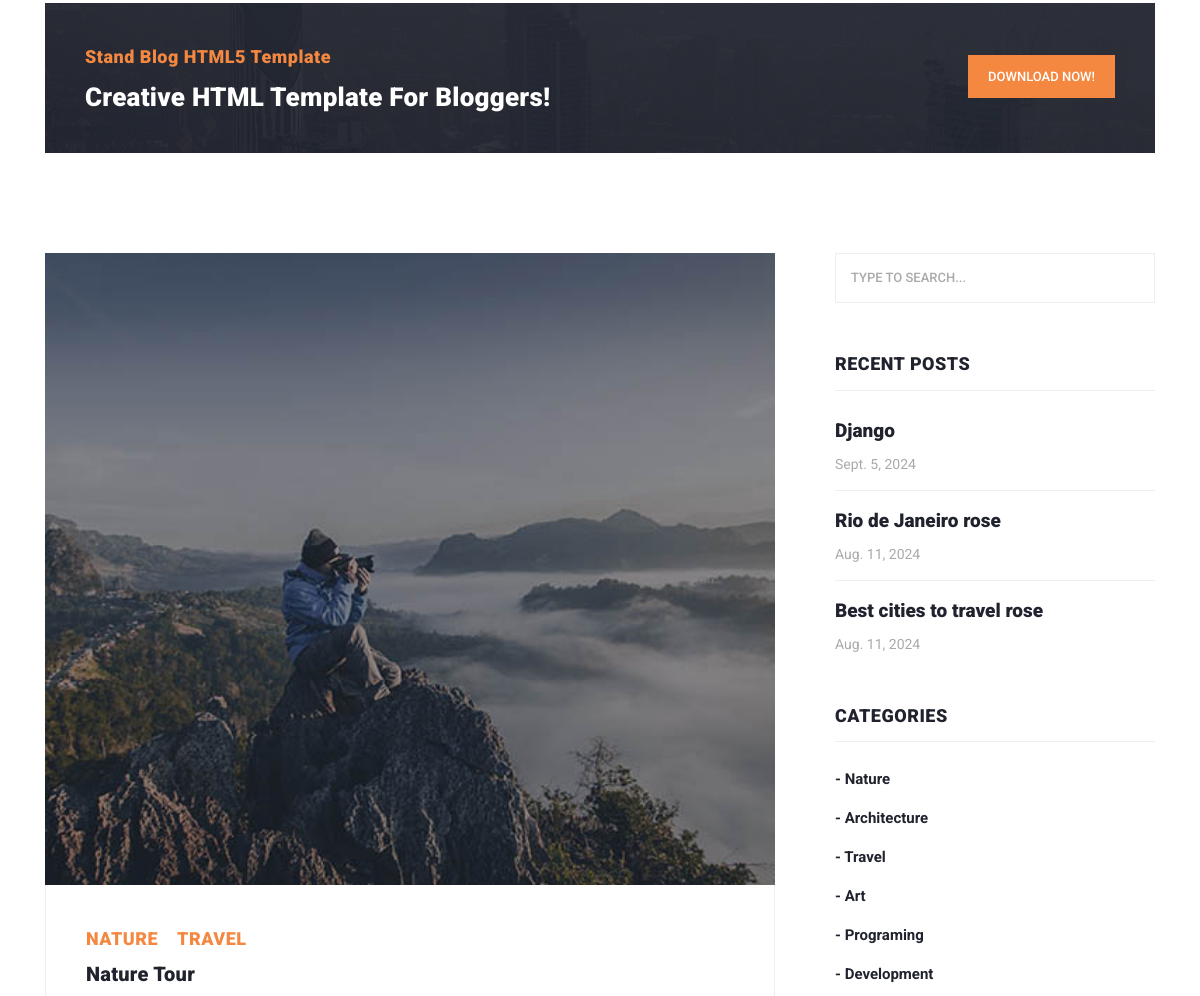
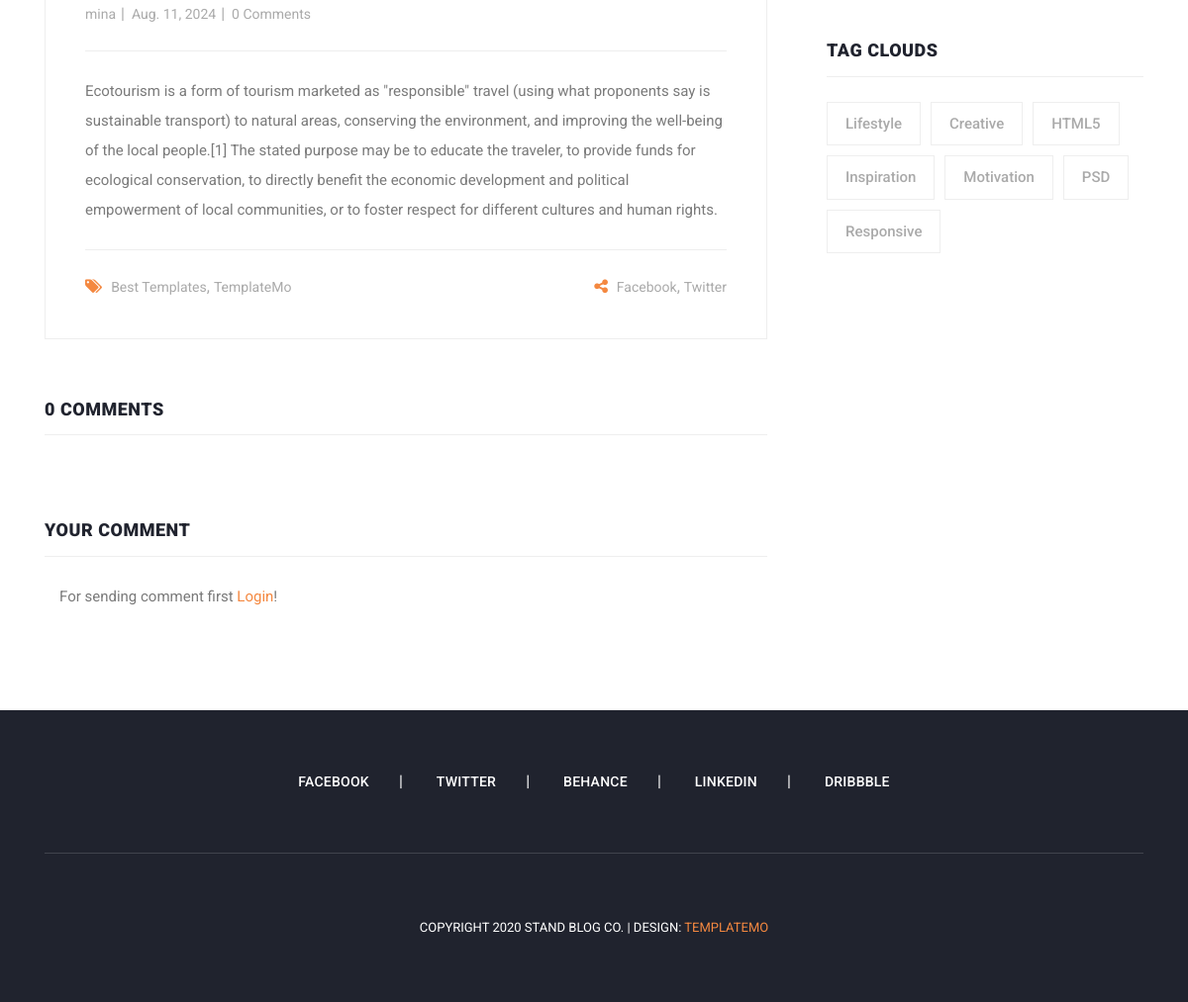
The page /posts/3/ (lower part) on the database as committed earlier (2 pictures, top to bottom).
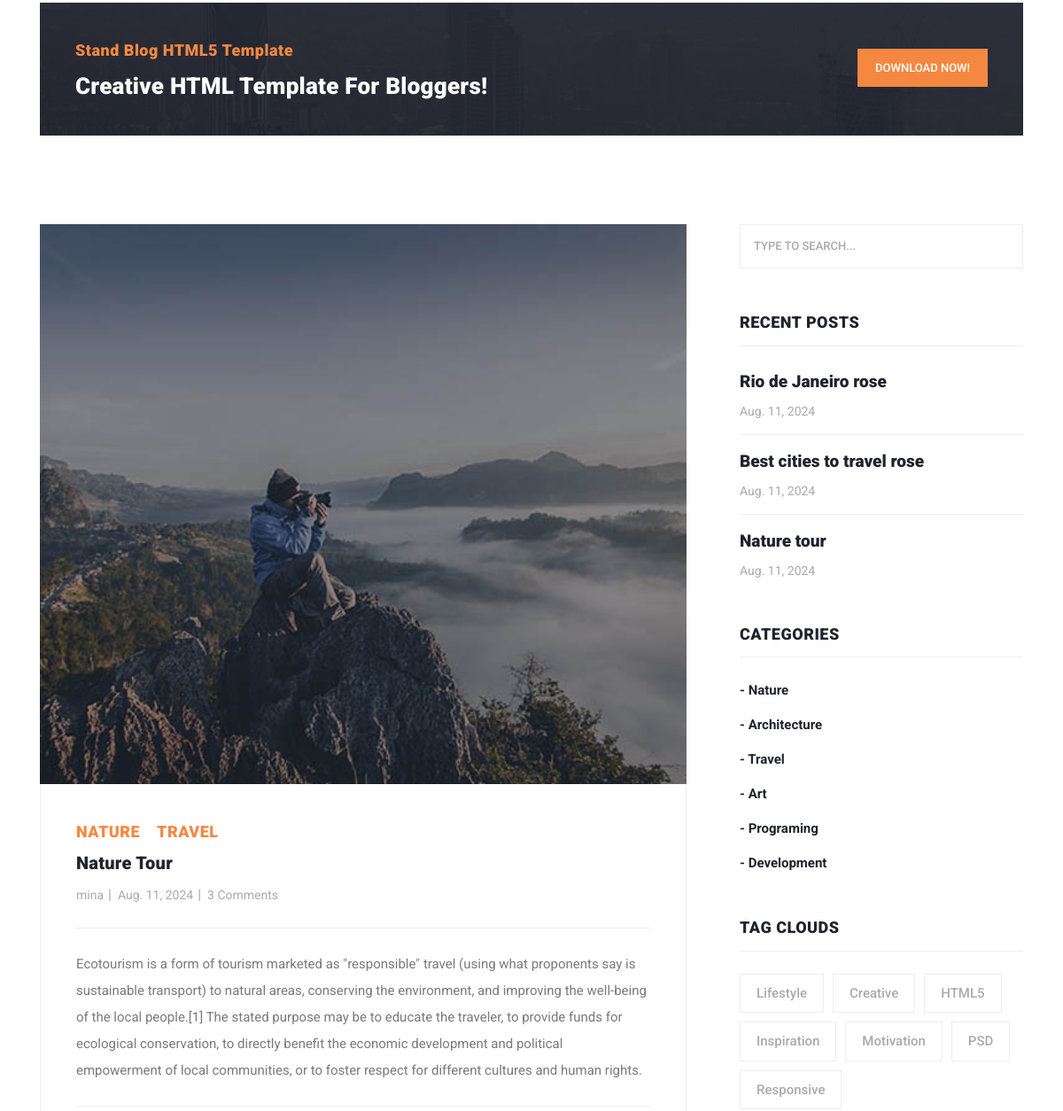
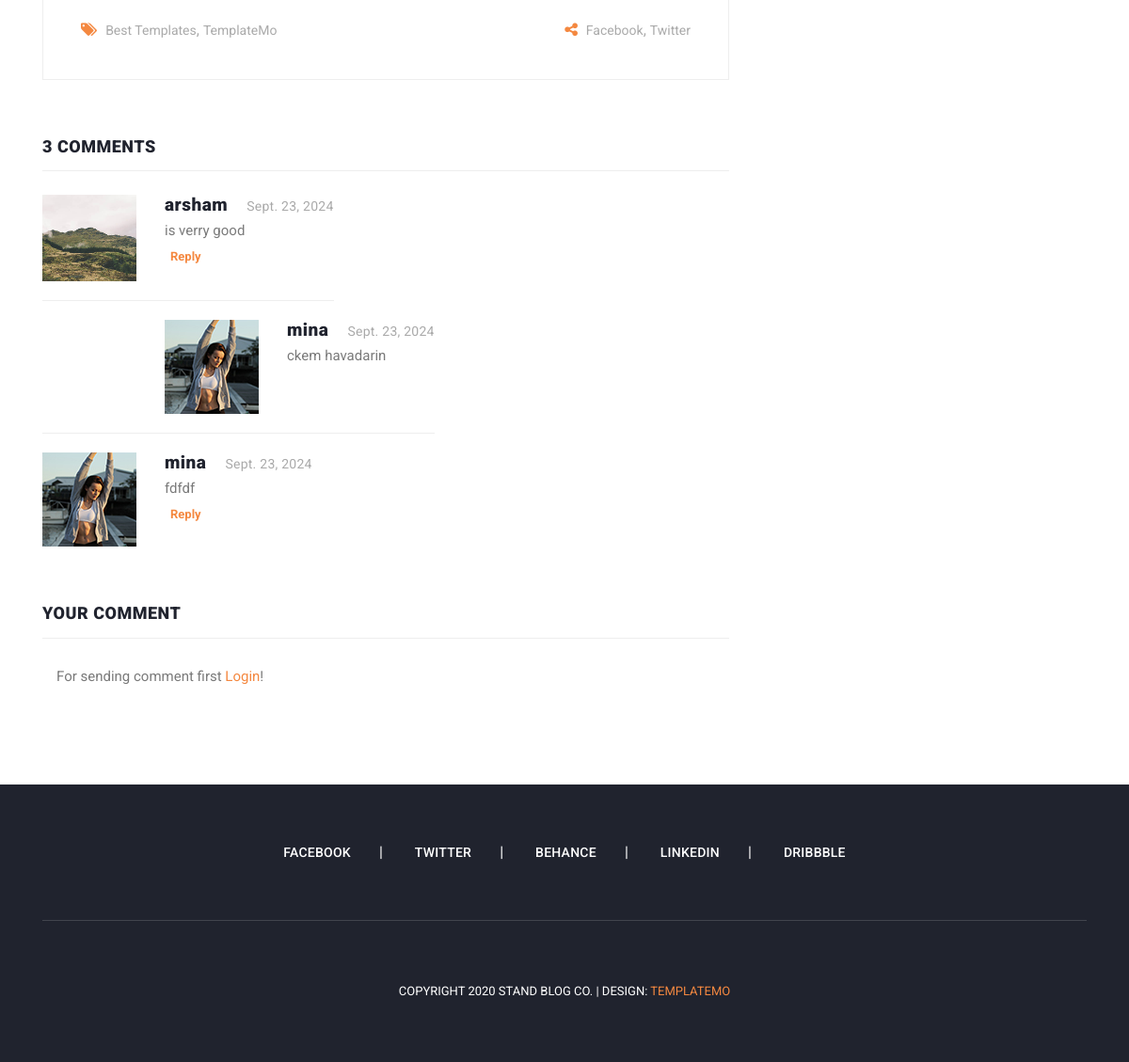
The same page on the database as committed later (2 pictures, top to bottom).
### blog_app/models.py (models this page shows, shortened)
class Post(models.Model):
    author = models.ForeignKey(User, on_delete=models.CASCADE)
    title = models.CharField(max_length=100, unique_for_date='pub_date')
    category = models.ManyToManyField(Category)
    body = models.TextField()
    image = models.ImageField(upload_to='img/post')
    published = models.BooleanField(default=True)
    created = models.DateField(auto_now_add=True)
    updated = models.DateField(auto_now=True)
    pub_date = models.DateField(default=timezone.now())
    objects = ModelManager()
    class Meta:
        ordering = ('created',)
    def get_absolute_url(self):
        return reverse('blog:post_details', kwargs={'pk': self.pk})

class Category(models.Model):
    title = models.CharField(max_length=100)
    created = models.TimeField(auto_now_add=True)
    def __str__(self):
        return self.title

class Comment(models.Model):
    post = models.ForeignKey(Post, on_delete=models.CASCADE, related_name='comments')
    user = models.ForeignKey(User, on_delete=models.CASCADE, related_name='comments')
    parent = models.ForeignKey('self', blank=True, null=True, on_delete=models.CASCADE, related_name='replies')
    body = models.TextField()
    created = models.DateField(auto_now_add=True)

### account_app/models.py (models this page shows, shortened)
class Profile(models.Model):
    user = models.OneToOneField(User, on_delete=models.CASCADE, related_name='profile')
    national_code = models.CharField(max_length=10, null=True, blank=True)
    image = models.ImageField(upload_to='profile/img', blank=True, null=True)

### blog_app/views.py (the view)
# urls.py: path('posts/<int:pk>/', views.post_details, name='post_details'),
def post_details(request, pk):
    post = get_object_or_404(Post, pk=pk)
    if request.method == 'POST':
        parent_id = request.POST.get('parent_id')
        body = request.POST.get('body')
        Comment.objects.create(post=post, user=request.user, body=body, parent_id=parent_id)
    return render(request, 'blog_app/post_details.html', {'post': post})

### blog_app/templates/blog_app/post_details.html (shortened to what this page needs)
{% extends 'base.html' %}
{% load static %}
{% block content %}
    <section class="call-to-action">
        <div class="container">
            <div class="row">
                <div class="col-lg-12">
                    <div class="main-content">
                        <div class="row">
                            <div class="col-lg-8">
                                <span>Stand Blog HTML5 Template</span>
                                <h4>Creative HTML Template For Bloggers!</h4>
                            </div>
                            <div class="col-lg-4">
                                <div class="main-button">
                                    <a rel="nofollow" href="https://templatemo.com/tm-551-stand-blog" target="_parent">Download
                                        Now!</a>
                                </div>
                            </div>
                        </div>
                    </div>
                </div>
            </div>
        </div>
    </section>
    <section class="blog-posts grid-system">
        <div class="container">
            <div class="row">
                <div class="col-lg-8">
                    <div class="all-blog-posts">
                        <div class="row">
                            <div class="col-lg-12">
                                <div class="blog-post">
                                    <div class="blog-thumb">
                                        <img src="{{ post.image.url }}" alt="">
                                    </div>
                                    <div class="down-content">
                                        {% for cat in post.category.all %}
                                            <span style="margin-right: 15px">{{ cat }}</span>
                                        {% endfor %}
                                        <a href="post-details.html"><h4>{{ post.title }}</h4></a>
                                        <ul class="post-info">
                                            <li><a href="#">{{ post.author }}</a></li>
                                            <li><a href="#">{{ post.created }}</a></li>
                                            <li><a href="#">{{ post.comments.count }} Comments</a></li>
                                        </ul>
                                        <p>{{ post.body }}</p>
                                        <div class="post-options">
                                            <div class="row">
                                                <div class="col-6">
                                                    <ul class="post-tags">
                                                        <li><i class="fa fa-tags"></i></li>
                                                        <li><a href="#">Best Templates</a>,</li>
                                                        <li><a href="#">TemplateMo</a></li>
                                                    </ul>
                                                </div>
                                                <div class="col-6">
                                                    <ul class="post-share">
                                                        <li><i class="fa fa-share-alt"></i></li>
                                                        <li><a href="#">Facebook</a>,</li>
                                                        <li><a href="#"> Twitter</a></li>
                                                    </ul>
                                                </div>
                                            </div>
                                        </div>
                                    </div>
                                </div>
                            </div>
                            <div class="col-lg-12">
                                <div class="sidebar-item comments">
                                    <div class="sidebar-heading">
                                        <h2>{{ post.comments.count }} comments</h2>
                                    </div>
                                    <div class="content">
                                        <ul>
                                            {% for comment in post.comments.all %}
                                                {% if comment.parent == None %}
                                                    <li style="display: table">
                                                        <div class="author-thumb">
                                                            {% if comment.user.profile.image %}
                                                                <img src="{{ comment.user.profile.image.url }}"
                                                                     alt="profile_img">
                                                            {% else %}
                                                                <img src="{% static 'icon/profile.png' %}"
                                                                     alt="profile_img">
                                                            {% endif %}
                                                        </div>
                                                        <div class="right-content">
                                                            <h4>{{ comment.user.username }}<span>{{ comment.created }}</span>
                                                            </h4>
                                                            <p>{{ comment.body }}</p>
                                                            <button onclick="is_reply({{ comment.id }})"
                                                                    style=" font-weight: bold ; font-size: 13px;  background: transparent; border: none; color: #f48840">
                                                                Reply
                                                            </button>
                                                        </div>
                                                    </li>
                                                    {% for reply in comment.replies.all %}
                                                        <li class="replied" style="display: table">
                                                            <div class="author-thumb">
                                                                {% if reply.user.profile.image %}
                                                                    <img src="{{ reply.user.profile.image.url }}"
                                                                         alt="profile_img">
                                                                {% else %}
                                                                    <img src="{% static 'icon/profile.png' %}"
                                                                         alt="profile_img">
                                                                {% endif %}
                                                            </div>
                                                            <div class="right-content">
                                                                <h4>{{ reply.user.username }}<span>{{ reply.created }}</span>
                                                                </h4>
                                                                <p>{{ reply.body }}</p>
                                                            </div>
                                                        </li>
                                                    {% endfor %}
                                                {% endif %}
                                            {% endfor %}
                                        </ul>
                                    </div>
                                </div>
                            </div>
                            <div class="col-lg-12">
                                <div class="sidebar-item submit-comment">
                                    <div class="sidebar-heading">
                                        <h2>Your comment</h2>
                                    </div>
                                    <div class="content">
                                        {% if request.user.is_authenticated %}
                                            <form id="comment" action="" method="post">
                                                {% csrf_token %}
                                                <div class="row">
                                                    <input type="hidden" id="parent_id" name="parent_id">
                                                    <div class="col-lg-12">
                                                        <fieldset>
                                                        <textarea name="body" rows="6" id="body"
                                                                  placeholder="Type your comment"
                                                                  required=""></textarea>
                                                        </fieldset>
                                                    </div>
                                                    <div class="col-lg-12">
                                                        <fieldset>
                                                            <button type="submit" id="form-submit" class="main-button">
                                                                Submit
                                                            </button>
                                                        </fieldset>
                                                    </div>
                                                </div>
                                            </form>
                                        {% else %}
                                            <div class="col-lg-12">
                                                <fieldset>
                                                    <P>For sending comment first <a href="{% url 'account_app:login' %}"
                                                                                    style="color: #f48840">Login</a>!
                                                    </P>
                                                </fieldset>
                                            </div>
                                        {% endif %}
                                    </div>
                                </div>
                            </div>
                        </div>
                    </div>
                </div>
                {% include 'includes/sidebar.html' %}
            </div>
        </div>
    </section>
{% endblock %}

### templates/includes/sidebar.html
<div class="col-lg-4">
    <div class="sidebar">
        <div class="row">
            <div class="col-lg-12">
                <div class="sidebar-item search">
                    <form id="search_form" name="gs" method="GET" action="{% url 'blog:search_posts' %}">
                        <input type="text" name="q" class="searchText"
                               placeholder="type to search..." autocomplete="on">
                    </form>
                </div>
            </div>
            <div class="col-lg-12">
                <div class="sidebar-item recent-posts">
                    <div class="sidebar-heading">
                        <h2>Recent Posts</h2>
                    </div>
                    <div class="content">
                        <ul>
                            {% for post in recent_posts %}
                                <li><a href={{ post.get_absolute_url }}>
                                    <h5>{{ post.title }}</h5>
                                    <span>{{ post.created }}</span>
                                </a></li>
                            {% endfor %}
                        </ul>
                    </div>
                </div>
            </div>
            <div class="col-lg-12">
                <div class="sidebar-item categories">
                    <div class="sidebar-heading">
                        <h2>Categories</h2>
                    </div>
                    <div class="content">
                        <ul>
                            {% for cat in categorise %}
                                <li><a href="{% url 'blog:category_details' cat.pk %}">- {{ cat.title }}</a></li>
                            {% endfor %}
                        </ul>
                    </div>
                </div>
            </div>
            <div class="col-lg-12">
                <div class="sidebar-item tags">
                    <div class="sidebar-heading">
                        <h2>Tag Clouds</h2>
                    </div>
                    <div class="content">
                        <ul>
                            <li><a href="#">Lifestyle</a></li>
                            <li><a href="#">Creative</a></li>
                            <li><a href="#">HTML5</a></li>
                            <li><a href="#">Inspiration</a></li>
                            <li><a href="#">Motivation</a></li>
                            <li><a href="#">PSD</a></li>
                            <li><a href="#">Responsive</a></li>
                        </ul>
                    </div>
                </div>
            </div>
        </div>
    </div>
</div>

Rows that differ between the two databases and show on the page:
removed Post: title "Django", created "Sept. 5, 2024"
now on one of the page's lists (row unchanged): Post: title "Nature tour", created "Aug. 11, 2024"
computed for Post "Nature Tour": comments.count "0" → "3"
added Comment: user.profile.image (picture), user.username "arsham", created "Sept. 23, 2024", body "is verry good", shown under "3 COMMENTS"
added Comment: user.profile.image (picture), user.username "mina", created "Sept. 23, 2024", body "ckem havadarin", shown under "arsham"
added Comment: user.profile.image (picture), user.username "mina", created "Sept. 23, 2024", body "fdfdf", shown under "3 COMMENTS"
